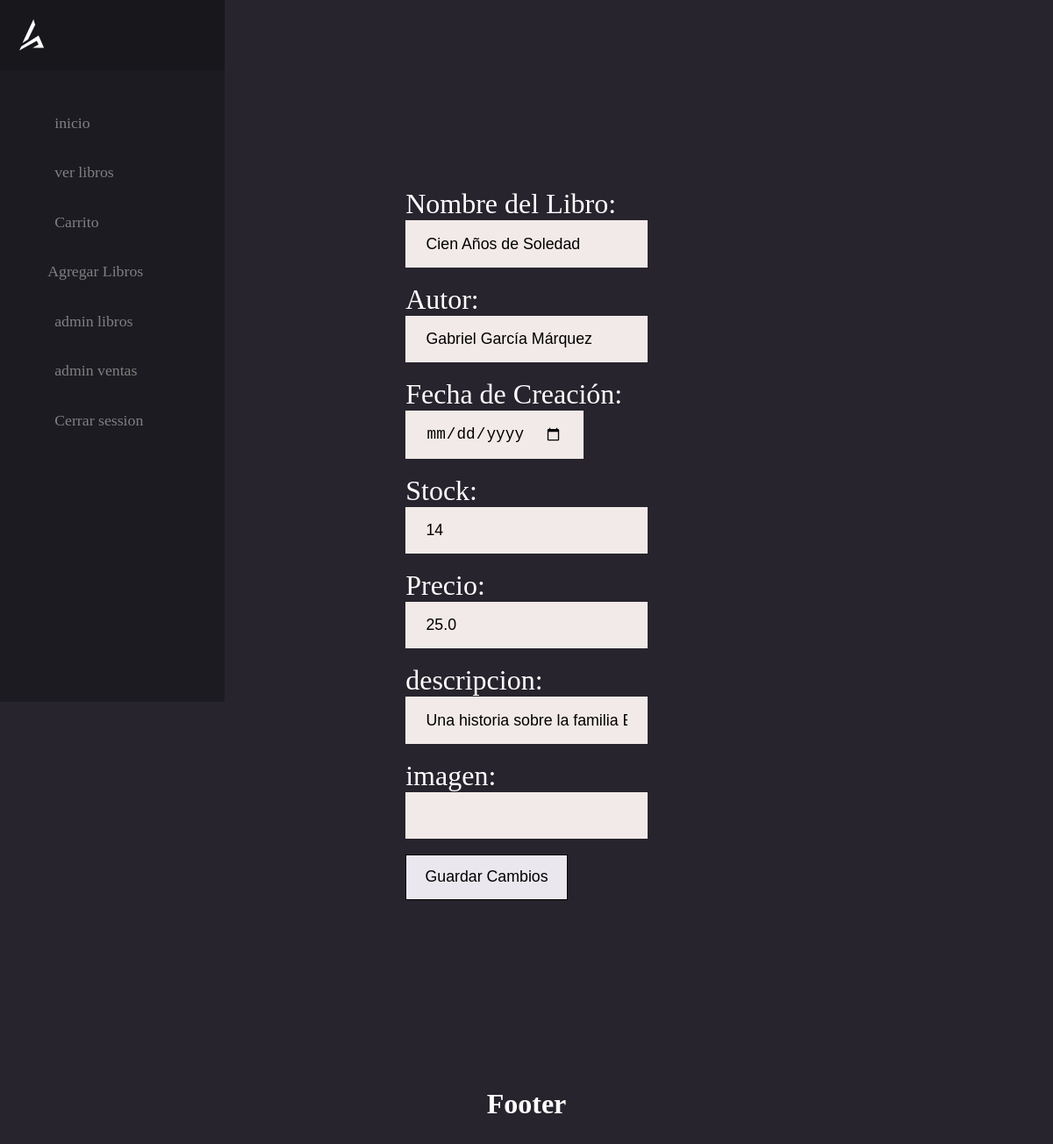
The page /editarlibro/7 (signed in) on the database as committed earlier.
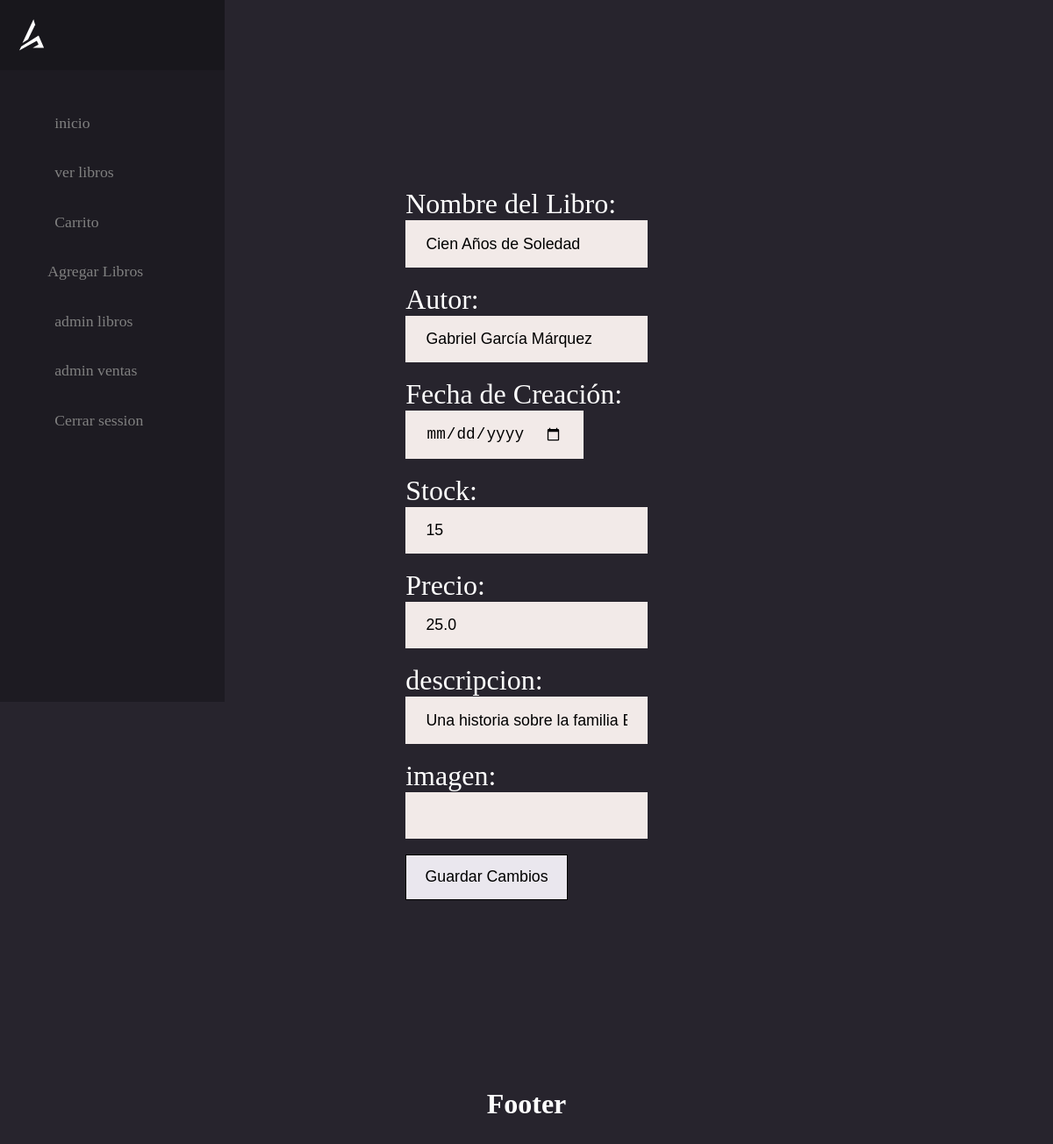
The same page on the database as committed later.
### models/controladordatabase.py (models this page shows, shortened)
class Libros(db.Model):
    __tablename__ = 'Libros'
    id = db.Column(db.Integer, primary_key=True)
    titulo = db.Column(db.String(100), nullable=False)
    autor = db.Column(db.String(100), nullable=False)
    descripcion = db.Column(db.Text, nullable=True)
    fecha_emision = db.Column(db.Text, nullable=False, default=date.today)
    stock = db.Column(db.Integer, nullable=False)
    precio = db.Column(db.Float, nullable=False)
    img = db.Column(db.String(200), nullable=True, default="sinimagen.jpg")
    prestamos = db.relationship('Prestamo', backref='libro', lazy=True)

### routes/libros.py (the view, shortened to what this page needs)
@libros.route('/editarlibro/<int:id>', methods=['POST','GET'])
@admin_required
def editarlibro(id):
    libros = Libros.query.get(id)
    return render_template('libros/editarlibro.html',libros=libros)

### routes/login.py (called while the page is built)
def admin_required(f):
    @wraps(f)
    def decorated_function(*args, **kwargs):
        if "nombre" not in session or session.get('rol') != 'admin':
            flash("Acceso denegado: Se requiere rol de administrador.")
            return redirect(url_for('user.index_login'))
        return f(*args, **kwargs)
    return decorated_function

### templates/libros/editarlibro.html
{% extends 'layout.html' %}
{% block content %}
<main id="main" class="flexbox-col">
    <form action="/editarlibro/{{libros.id}}" method="POST">
    <label for="nombre_libro">Nombre del Libro:</label><br>
    <input type="text" id="nombre_libro" name="nombre_libro" value="{{ libros.titulo }}" ><br><br>
    <label for="autor">Autor:</label><br>
    <input type="text" id="autor" name="autor" value="{{ libros.autor }}" ><br><br>
    <label for="fecha_creacion">Fecha de Creación:</label><br>
    <input type="date" id="fecha_creacion" name="fecha_creacion" value="{{ libros.fecha_creacion }}" ><br><br>
    <label for="stock">Stock:</label><br>
    <input type="number" id="stock" name="stock" value="{{ libros.stock }}" ><br><br>
    <label for="precio">Precio:</label><br>
    <input type="number" id="precio" name="precio" value="{{ libros.precio }}" ><br><br>
    <label for="descripcion">descripcion:</label><br>
    <input type="text" id="precio" name="descripcion" value="{{ libros.descripcion }}" ><br><br>
    <label for="imagen">imagen:</label><br>
    <input type="text" id="precio" name="imagen" value="{{ libros.imagen }}" ><br><br>
    <button type="submit">Guardar Cambios</button>
</form>
</main>
    {% endblock %}

Rows that differ between the two databases and show on the page:
changed Libros "Cien Años de Soledad": stock "14" → "15"
